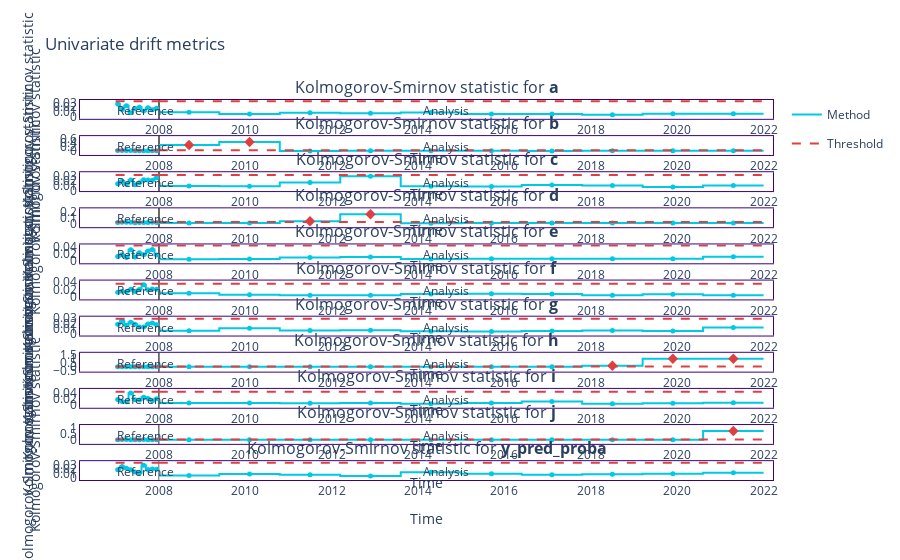

The cell this chart's notebook holds for it:
### Code cell
figure = results.filter(column_names=results.continuous_column_names, methods=['kolmogorov_smirnov']).plot(kind='drift')
figure.show()
